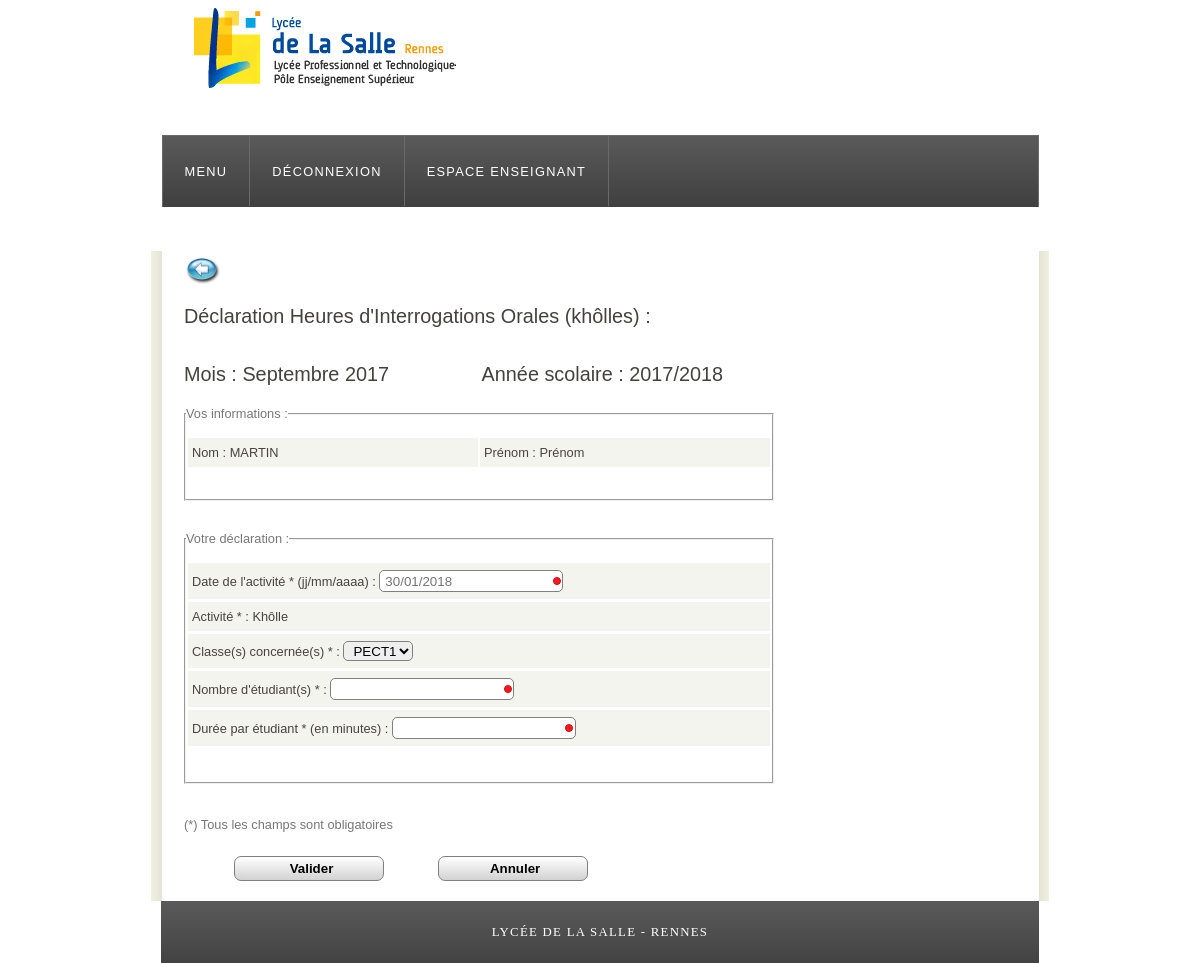
Screenshot of /ajoutDeclarationKholle.php (signed in) with the database file from the repository.
### tables this page shows
CREATE TABLE IF NOT EXISTS `hse_parametres` (
  `ANNEESCOLAIRE` varchar(20) DEFAULT NULL
);

CREATE TABLE IF NOT EXISTS `hse_enseignants` (
  `ENSEIGNANT_ID` int(11) NOT NULL AUTO_INCREMENT,
  `ENSEIGNANT_NOM` varchar(40) DEFAULT NULL,
  `ENSEIGNANT_PRENOM` varchar(40) DEFAULT NULL,
  `ENSEIGNANT_LOGIN` varchar(40) DEFAULT NULL,
  `ENSEIGNANT_MDP` varchar(60) DEFAULT NULL,
  PRIMARY KEY (`ENSEIGNANT_ID`)
);

### include/fonctions.php (called while the page is built, shortened)
<?php
function getMois()
{
	$mois = date('m');
	if ($mois == 1) { $moisLibelle = 'Janvier'; return $moisLibelle; }
	elseif ($mois == 2) { $moisLibelle = 'Février'; return $moisLibelle; }
	elseif ($mois == 3) { $moisLibelle = 'Mars'; return $moisLibelle; }
	elseif ($mois == 4) { $moisLibelle = 'Avril'; return $moisLibelle; }
	elseif ($mois == 5) { $moisLibelle = 'Mai'; return $moisLibelle; }
	elseif ($mois == 6) { $moisLibelle = 'Juin'; return $moisLibelle; }
	elseif ($mois == 7) { $moisLibelle = 'Juillet'; return $moisLibelle; }
	elseif ($mois == 8) { $moisLibelle = 'Août'; return $moisLibelle; }
	elseif ($mois == 9) { $moisLibelle = 'Septembre'; return $moisLibelle; }
	elseif ($mois == 10) { $moisLibelle = 'Octobre'; return $moisLibelle; }
	elseif ($mois == 11) { $moisLibelle = 'Novembre'; return $moisLibelle; }
	elseif ($mois == 12) { $moisLibelle = 'Décembre'; return $moisLibelle; }
}
?>

### ajoutDeclarationKholle.php (the view, shortened to what this page needs)
<?php
include ('include/fonctions.php');
?>
<!DOCTYPE HTML>
<html>
<head>
  <link rel="stylesheet" type="text/css" href="style/style.css" />
</head>
<body>
  <div id="main">
    <div id="header">
      <div id="logo">
      </div>
      <div id="menubar">
        <ul id="menu">
          <li class="selected"><a href="gestionEnseignant.php">Menu</a></li>
          <li class="selected"><a href="index.php?action=deconnexion">Déconnexion</a></li>
          <li class="selected"><a>Espace enseignant</a>
        </ul>
      </div>
    </div>
    <div id="site_content">
      <div id="content">
      <a href="gestionEnseignant.php"><img src='images/back.jpg' height='36' width='36'></a>
      <form name="form2" id="form2" action="scriptAjoutKholle.php" method="post">
      <?php
      $resultat = $cnx->query("SELECT anneescolaire FROM hse_parametres;");
      $resultat->setFetchMode(PDO::FETCH_OBJ);
      $ligne = $resultat->fetch();
      $anneescolaire = $ligne->anneescolaire;
      $login = $_SESSION['login'];
      $req_pre = $cnx->prepare("SELECT enseignant_id, enseignant_nom, enseignant_prenom FROM hse_enseignants WHERE enseignant_login =:login");
      $req_pre->bindValue(':login', $login, PDO::PARAM_STR);
      $req_pre->execute();
      $resultat=$req_pre->fetch(PDO::FETCH_OBJ);
      $enseignantNom = $resultat->enseignant_nom;
      $enseignantPrenom = $resultat->enseignant_prenom;
      ?>
      <h3>Déclaration Heures d'Interrogations Orales (khôlles) : </h3>
      <h3> Mois : <?php echo getMois(); ?> <?php echo date("Y"); ?> &nbsp; &nbsp; &nbsp; &nbsp; &nbsp; &nbsp; &nbsp; &nbsp; Année scolaire : <?php echo $anneescolaire; ?> </h3>
      <fieldset>
      <legend> Vos informations : </legend>
      <table>
      <tr>
      <td width="10%">Nom : <?php echo utf8_encode($enseignantNom); ?></td>
      <td width="10%">Prénom : <?php echo utf8_encode($enseignantPrenom); ?></td>
      </tr>
      </table>
      </fieldset>
      <br/><br/>
      <fieldset>
      <legend> Votre déclaration : </legend>
      <table>
      <tr>
      <td width="10%">Date de l'activité * (jj/mm/aaaa) : <input name="date" type="text" placeholder="30/01/2018" pattern="^(0[1-9]|[12][0-9]|3[01])/(0[1-9]|1[0-2])/20(1[7-9]|2[0-9]|30)$" required> </td>
      </tr>
      <tr>
      <td width="10%">Activité * : Khôlle
      </td>
      </tr>
      <tr>
      <td width="10%">Classe(s) concernée(s) * : <select name="classe" required>
      <?php
      $resultat = $cnx->query("SELECT classe_id AS Cid, classe_libelle AS Clibelle, classe_sigle AS Csigle FROM hse_classes WHERE affListeKholle = 1 ORDER BY classe_sigle;");
      $resultat->setFetchMode(PDO::FETCH_OBJ);
      $ligne = $resultat->fetch();
      while ($ligne) {
      echo "<option value=".($ligne->Cid).">".utf8_encode($ligne->Csigle)."</option>";
      $ligne = $resultat->fetch();
      }
      ?>
      </select>
      </td>
      </tr>
      <tr>
      <td width="10%">Nombre d'étudiant(s) * : <input type="text" name= "nbEtu" pattern="^[0-9]{1,4}$" required> </td>
      </tr>
      <tr>
      <td width="10%">Durée par étudiant * (en minutes) : <input type="text" name= "dureeParEtu" pattern="^[0-9]{1,4}$" required> </td>
      </tr>
      </table>
      </fieldset>
      <br/><br/>
      <p> (*) Tous les champs sont obligatoires</p>
      <input type="submit" name="btnConnecter" id="btnConnecter" value="Valider">
      <input type="reset" name="btnAnnuler" id="btnConnecter" value="Annuler">
    </form>
      </div>
    </div>
    <div id="footer">
      <a href="http://www.lycee-delasalle.com/">Lycée De La Salle - RENNES</a>
    </div>
  </div>
</body>
</html>

### style/style.css (style rules this page uses)
html { height: 100%; }
* { margin: 0; padding: 0; }
body { font: normal .80em 'trebuchet ms', arial, sans-serif; background: #FFFFFF; color: #777; }
p { padding: 0 0 20px 0; line-height: 1.7em; }
img { border: 0; }
h1, h2, h3, h4, h5, h6 { font: normal 175% 'century gothic', arial, sans-serif; color: #43423F; margin: 0 0 15px 0; padding: 15px 0 5px 0; }
h3 { font: normal 155% 'century gothic', arial, sans-serif; }
a, a:hover { outline: none; text-decoration: underline; color: #14CECC; }
ul { margin: 2px 0 22px 17px; }
ul li { list-style-type: circle; margin: 0 0 6px 0; padding: 0 0 4px 5px; }
#main, #logo, #menubar, #site_content, #footer { margin-left: auto; margin-right: auto; }
#header { background: #FFFFFF; border-bottom: 1px solid #FFF; height: 250px; }
#logo { width: 829px; position: relative; height: 135px; background: url(logo_dls.png) no-repeat; }
#menubar { width: 875px; height: 71px; padding: 0px 0 0 0px; border: 1px solid #6A6A6A; border-bottom: 0; background: #555 url(menu.png) repeat-x; }
ul#menu { float: left; margin: 0; padding: 0; }
ul#menu li { float: left; margin: 0px 0 0 0; padding: 0px 0 0 0px; list-style: none; }
ul#menu li a { letter-spacing: 0.1em; font: normal 100% 'trebuchet ms', arial; display: block; float: left; height: 38px; padding: 28px 22px 4px 22px; text-align: center; color: #CDC090; text-transform: uppercase; text-decoration: none; border-right: 1px solid #6A6A6A; background: transparent; }
ul#menu li a:hover, ul#menu li.selected a, ul#menu li.selected a:hover { color: #FFF; }
#site_content { width: 845px; overflow: hidden; margin: 0 auto 0 auto; padding: 0px 20px 20px 33px; background: #FFF url(content.png) repeat-y; }
#content { text-align: left; width: 590px; padding: 0; }
#footer { width: 878px; font: normal 100% "lucida sans unicode"; height: 33px; padding: 24px 0 5px 0; text-align: center; background: #555 url(menu.png) repeat-x; color: #CDC090; text-transform: uppercase; letter-spacing: 0.1em; }
#footer a { color: #FFF; text-decoration: none; }
input, select { padding-left: 5px; border: solid 1px grey; display: inline-block; height: 20px; -moz-border-radius: 5px; -webkit-border-radius: 5px; -o-border-radius: 5px; -ms-border-radius: 5px; -khtml-border-radius: 5px; border-radius: 5px; }
input[type=text]:invalid , input[type=email]:invalid, input[type=password]:invalid, textarea:invalid { background: #fff url(rond-rouge.png) no-repeat 99% center; }
table { margin: 10px 0 30px 0; }
table tr th, table tr td { background: #3B3B3B; color: #FFF; padding: 7px 4px; text-align: left; }
table tr td { background: #F4F4EE; color: #47433F; border-top: 1px solid #FFF; }
input[type=submit] { font-weight: bold; border: solid 1px grey; width: 150px; height: 25px; margin-left: 50px; margin-top: 0px; -moz-border-radius: 7px; -webkit-border-radius: 7px; -o-border-radius: 7px; -ms-border-radius: 7px; -khtml-border-radius: 7px; border-radius: 7px; background: -moz-linear-gradient(top, rgb(255, 255, 255), rgb(210, 210, 210)); background: -webkit-gradient(linear, right top, right bottom, from(rgb(255, 255, 255)), to(rgb(210, 210, 210))); background: linear-gradient(to bottom, rgb(255, 255, 255), rgb(210, 210, 210)); }
input[type=reset] { font-weight: bold; border: solid 1px grey; width: 150px; height: 25px; margin-left: 50px; margin-top: 0px; -moz-border-radius: 7px; -webkit-border-radius: 7px; -o-border-radius: 7px; -ms-border-radius: 7px; -khtml-border-radius: 7px; border-radius: 7px; background: -moz-linear-gradient(top, rgb(255, 255, 255), rgb(210, 210, 210)); background: -webkit-gradient(linear, right top, right bottom, from(rgb(255, 255, 255)), to(rgb(210, 210, 210))); background: linear-gradient(to bottom, rgb(255, 255, 255), rgb(210, 210, 210)); }

### rows the page displays
hse_parametres: ANNEESCOLAIRE "2017/2018"
hse_enseignants: ENSEIGNANT_NOM "MARTIN", ENSEIGNANT_PRENOM "Prénom"

### other values shown
getMois() "Septembre"
form field classe "PECT1"
